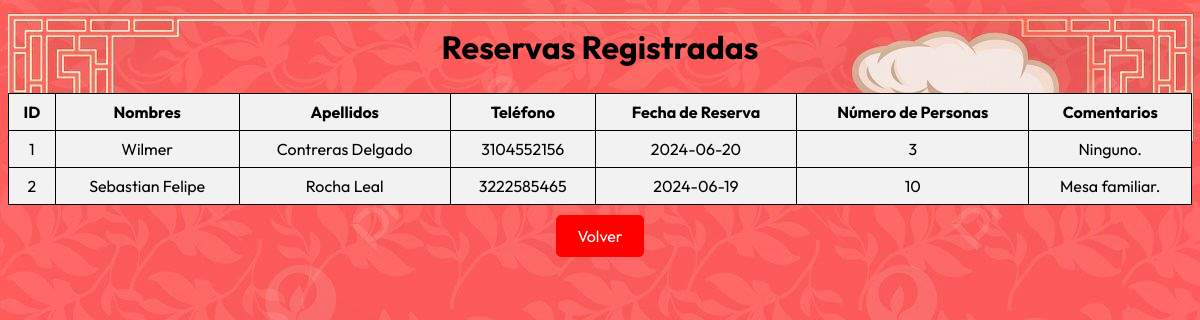
The page /reservas.php on the database its author committed.
### tables this page shows
CREATE TABLE `reservas` (
  `id` int(11) NOT NULL,
  `nombres` varchar(100) NOT NULL,
  `apellidos` varchar(100) NOT NULL,
  `telefono` varchar(20) NOT NULL,
  `fecha_de_reserva` date NOT NULL,
  `numero_de_personas` int(11) NOT NULL,
  `comentarios` text DEFAULT NULL
);

### reservas.php (the view, shortened to what this page needs)
<!DOCTYPE html>
<html lang="es">
<head>
    <link rel="stylesheet" href="css/style.css">
</head>
<body>
    <h2>Reservas Registradas</h2>
    <table>
        <thead>
            <tr>
                <th>ID</th>
                <th>Nombres</th>
                <th>Apellidos</th>
                <th>Teléfono</th>
                <th>Fecha de Reserva</th>
                <th>Número de Personas</th>
                <th>Comentarios</th>
            </tr>
        </thead>
        <tbody>
            <?php
            include ('conexion.php');
            $sql = "SELECT id, nombres, apellidos, telefono, fecha_de_reserva, numero_de_personas, comentarios FROM reservas";
            $result = $conexion->query($sql);
            if ($result->num_rows > 0) {
                while ($row = $result->fetch_assoc()) {
                    echo "<tr>";
                    echo "<td>" . $row["id"] . "</td>";
                    echo "<td>" . $row["nombres"] . "</td>";
                    echo "<td>" . $row["apellidos"] . "</td>";
                    echo "<td>" . $row["telefono"] . "</td>";
                    echo "<td>" . $row["fecha_de_reserva"] . "</td>";
                    echo "<td>" . $row["numero_de_personas"] . "</td>";
                    echo "<td>" . $row["comentarios"] . "</td>";
                    echo "</tr>";
                }
            } else {
                echo "<tr><td colspan='7'>No hay reservas registradas</td></tr>";
            }
            ?>
        </tbody>
    </table>
    <a href="inicio.php" class="btn-volver">Volver</a>
</body>
</html>

### css/style.css (style rules this page uses)
body { font-family: "Outfit", sans-serif; font-optical-sizing: auto; font-weight: weight; font-style: normal; text-align: center; background-image: url(../img/fondo.jpg); }
h2 { font-size: 2rem; }
table { width: 100%; border-collapse: collapse; background-color: #f2f2f2; }
table, th, td { border: 1px solid black; padding: 8px; text-align: center; }
th { background-color: #f2f2f2; }
.btn-volver { display: inline-block; background-color: #ff0000; color: #fff; text-decoration: none; padding: 10px 20px; margin-top: 10px; border-radius: 5px; border: 1px solid #ff0000; transition: background-color 0.3s, color 0.3s; }

### rows shown on the page
reservas: id "1", nombres "Wilmer", apellidos "Contreras Delgado", telefono "3104552156", fecha_de_reserva "2024-06-20", numero_de_personas "3", comentarios "Ninguno."
reservas: id "2", nombres "Sebastian Felipe", apellidos "Rocha Leal", telefono "3222585465", fecha_de_reserva "2024-06-19", numero_de_personas "10", comentarios "Mesa familiar."
